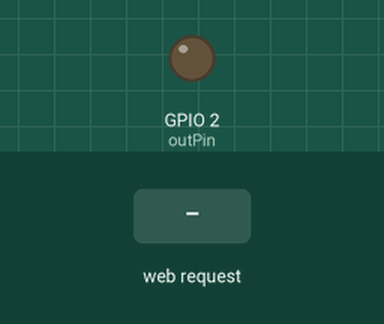
Simulated run of this sketch. Board: ESP8266 (NodeMCU). Shown: output pins drawn as LEDs (lit = HIGH). Inputs (shaded band) come from the test bench. WiFi joins after 1.5 s; servers stay silent unless stated; what the sketch prints to the serial monitor is not drawn.

Above: at 2.5 s.
2.6 s: HTTP request GET /gpio/1 received
At 3.1 s:
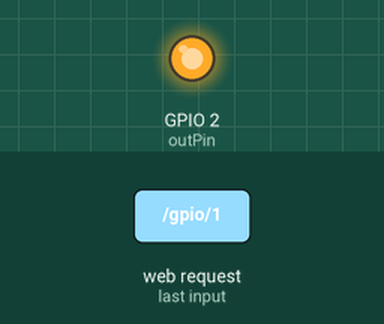
4.1 s: HTTP request GET /gpio/0 received
At 4.7 s:
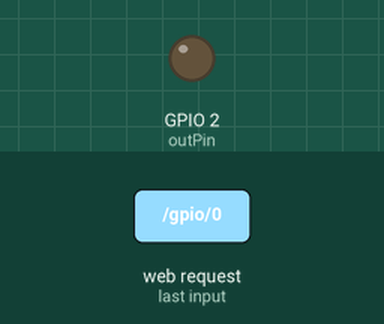
Timing chart, 0 to 7.1 s (numbered marks = the images above; inputs shaded):
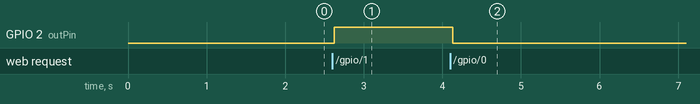

The sketch:

ESP8266_01_WiFi_IoT.ino
```cpp
#include "Arduino.h"
// The essential ESP8266 WiFi library
#include <ESP8266WiFi.h>

// Your WiFi SSID and Password
const char* ssid = "YOUR SSID GOES HERE";
const char* password = "YOUR WIFI PASSWORD GOES HERE";

// The built in (blue) LED is on pin 1. We'll use GPIO2 for our output.
#define outPin 2
#define debug false

// Create our server and tell it the port we are listening on
WiFiServer server(80);


// Forward declaration of a function later in the sketch (not required for Arduino IDE)
void printWiFiStatus();

// -------------------------------------------------------------------------------
// SETUP     SETUP     SETUP     SETUP     SETUP     SETUP     SETUP     SETUP
// -------------------------------------------------------------------------------
void setup(void) {

	// Speed of the serial stream, your ESP8266 may be on 115200
	Serial.begin(9600);
	Serial.println("Setup started.");

	// Set the mode as a STAtion (client) not an Access Point (server)
	WiFi.mode(WIFI_STA);
	WiFi.begin(ssid, password);

	// We will assign the SAME IP Address each time otherwise you won't find the device with your phone!
	// In other words we are NOT using DHCP (a dynamically assigned IP address from your router.
	IPAddress ip(192, 168, 1, 85);
	IPAddress gateway(192,168,1,254);
	IPAddress subnet (255,255,255,0);
	WiFi.config(ip, gateway, subnet);

	// Configure GPIO2 as OUTPUT.
	pinMode(outPin, OUTPUT);

	// Start TCP server.
	server.begin();

	// At this point we close the 'debugging' serial port and re-open it as it has
	// been corrupted by the library code (don't ask. No, please do)
	Serial.end();
	Serial.begin(9600);
	Serial.println("Setup completed.");
}

// -------------------------------------------------------------------------------
// LOOP     LOOP     LOOP     LOOP     LOOP     LOOP     LOOP     LOOP     LOOP
// -------------------------------------------------------------------------------
void loop(void) {

	// Check if module is still connected to WiFi.
	if (WiFi.status() != WL_CONNECTED) {
		while (WiFi.status() != WL_CONNECTED) {
			Serial.println("ESP8266 not connected to your LAN - retrying");
			delay(500);
		}
		// Print the new IP to Serial.
		printWiFiStatus();
	}

	// Check if a client (eg browser) has connected
	WiFiClient client = server.available();

	// Some counts so we only print stuff occasionally
	static int waitCount = 0;
	static int printCount = 0;

	// Print a dot whilst we wait for a client to connect. Don't leave this in production code.
	if (!client) {
		printCount++;

		// Only print a dot after 10 tries to reduce IO
		if (printCount > 10) {
			if (debug) Serial.print(".");
			printCount = 0;
		}

		// Don't print on same line forever, throw a new line
		waitCount++;
		if (waitCount > 1000) {
			waitCount = 0;
			if (debug) Serial.print("\n\r");
		}

		delay(100);
		return;
	}

	waitCount = 0;
	if (debug) Serial.println("\n\rClient connected.");

	// Wait until the client sends some data, specifically the string "/gpio/1" or "/gpio/0"
	if (debug) Serial.println("Waiting for client to send data.");

	// Allow 5 seconds for data to arrive but then abort otherwise this code will "hang"
	unsigned long dataWait = 0;
	while (!client.available()) {
		if (dataWait > 5000) return;
		delay(1);
		dataWait++;
	}

	// Read the first line of the request
	client.setTimeout(1000);
	String request = client.readStringUntil('\r');

	// Show what we got on the debugging monitor
	if (debug) Serial.print("Read: ");
	if (debug) Serial.println(request);

	// Clear any other received characters after that carriage return
	client.flush();

	// Inspect the data (from the URI - browser request - perhaps) and extract the relevant bits
	static int status;
	if (request.indexOf("/gpio/0") != -1) {
		status = 0;
	}
	else if (request.indexOf("/gpio/1") != -1) {
		status = 1;
	}
	else {
		if (debug) Serial.println("Invalid request. Try again.");
	}

	// Tell the debugging monitor what happened
	if (debug) Serial.print("Status: ");
	if (debug) Serial.println(status ? "High" : "Low");

	// Set GPIO2 to high or low according to the request
	digitalWrite(outPin, status);

	// Prepare the response for the browser. For the phone app this is not required.
	String s = "HTTP/1.1 200 OK\r\nContent-Type: text/html\r\n\r\n<!DOCTYPE HTML>\r\n<html>\r\nGPIO is now ";
	s += (status) ? "high" : "low";
	s += "</html>\n";

	// Send the response HTML to the client
	client.print(s);
	delay(10);
	if (debug) Serial.println("Client disconnected");
	delay(100);

	// The client will actually be disconnected
	// when the function returns and 'client' object is destroyed
}

// -------------------------------------------------------------------------------
// Displays details of the WiFi connection (network ID, and IP address)
// -------------------------------------------------------------------------------
void printWiFiStatus() {
	Serial.println("");
	Serial.print("Connected to ");
	Serial.println(ssid);
	Serial.print("IP address: ");
	Serial.println(WiFi.localIP());
}
```

Measured:
- after the input at 2.6 s, GPIO 2 (outPin): LOW → HIGH at once
- after the input at 4.1 s, GPIO 2 (outPin): HIGH → LOW at once
